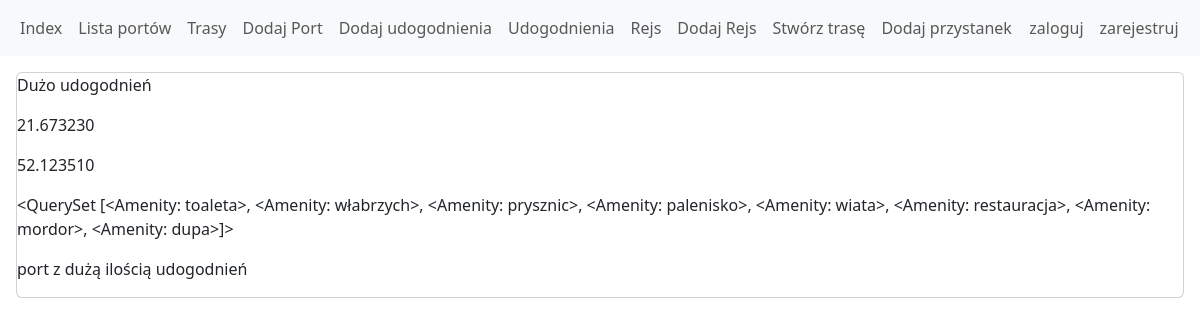
Page /port/6/ on the committed database.
### HavenRouteApp/models.py (models this page shows)
class Port(models.Model):
    name = models.CharField(max_length=128)
    description = models.TextField(default='')
    lattitude = models.DecimalField(max_digits=9, decimal_places=6)
    longitude = models.DecimalField(max_digits=9, decimal_places=6)
    amenities = models.ManyToManyField(Amenity, blank=True)

class Amenity(models.Model):
    name = models.CharField(max_length=128)
    def __str__(self):
        return self.name

### HavenRouteApp/views.py (the view)
# urls.py: path('port/<int:pk>/', views.PortDetailView.as_view(), name='port_detail'),
class PortDetailView(DetailView):
    model = Port
    template_name = 'porty/port_detail_view.html'

### templates/porty/port_detail_view.html
{% extends 'base.html' %}
{% block content %}
    <div class="card">
        <p>{{ object.name }}</p>
        <p> {{ object.longitude }}</p>
        <p> {{ object.lattitude }}</p>
        <p> {{ object.amenities.all }}</p>
        <p> {{ object.description }}</p>
    </div>
{% endblock %}

### rows in the picture
Port: name "Dużo udogodnień", longitude "21.673230", lattitude "52.123510", amenities.all "<QuerySet [<Amenity: toaleta>, <Amenity: włabrzych>, <Amenity: prysznic>, <Amenity: palenisko>, <Amenity: wiata>, <Amenity: restauracja>, <Amenity: mordor>, <Amenity: dupa>]>", description "port z dużą ilością udogodnień"
